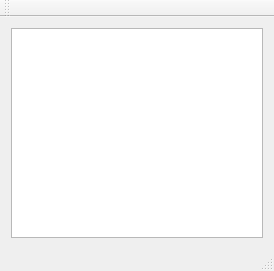
<?xml version="1.0" encoding="UTF-8"?>
<ui version="4.0">
 <class>MainWindow</class>
 <widget class="QMainWindow" name="MainWindow">
  <property name="geometry">
   <rect>
    <x>0</x>
    <y>0</y>
    <width>274</width>
    <height>271</height>
   </rect>
  </property>
  <property name="windowTitle">
   <string>MainWindow</string>
  </property>
  <widget class="QWidget" name="centralWidget">
   <layout class="QHBoxLayout" name="horizontalLayout">
    <item>
     <widget class="QTableWidget" name="tableWidget">
      <property name="minimumSize">
       <size>
        <width>0</width>
        <height>100</height>
       </size>
      </property>
      <property name="selectionMode">
       <enum>QAbstractItemView::NoSelection</enum>
      </property>
     </widget>
    </item>
   </layout>
  </widget>
  <widget class="QMenuBar" name="menuBar">
   <property name="geometry">
    <rect>
     <x>0</x>
     <y>0</y>
     <width>274</width>
     <height>22</height>
    </rect>
   </property>
  </widget>
  <widget class="QToolBar" name="mainToolBar">
   <attribute name="toolBarArea">
    <enum>TopToolBarArea</enum>
   </attribute>
   <attribute name="toolBarBreak">
    <bool>false</bool>
   </attribute>
  </widget>
  <widget class="QStatusBar" name="statusBar"/>
 </widget>
 <layoutdefault spacing="6" margin="11"/>
 <resources/>
 <connections/>
</ui>
